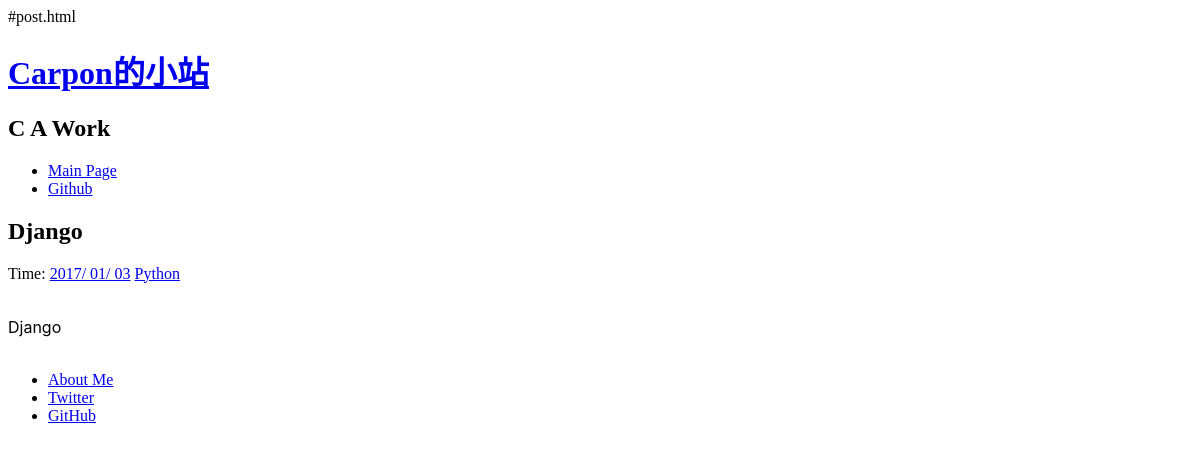
Before: /5/ with the older database file.
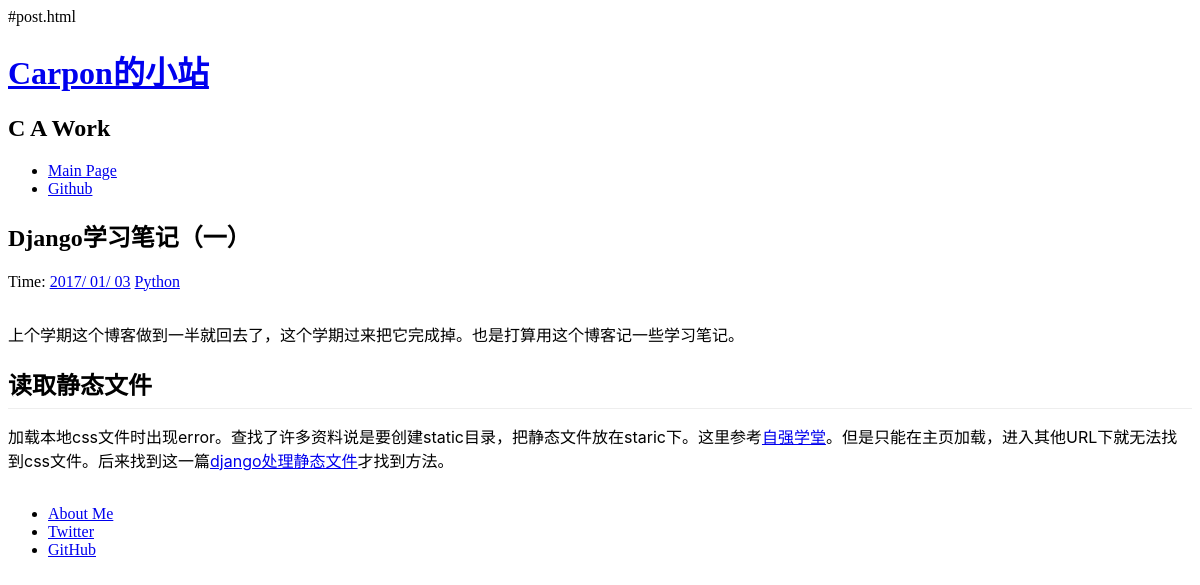
After: the same page with the newer database file.
### hello/models.py (models this page shows, shortened)
class Hello(models.Model):
    title = models.CharField(max_length = 100)
    category = models.CharField(max_length = 50,blank = True)
    date_time = models.DateTimeField(auto_now_add = True)
    content = models.TextField(blank = True,null = True)
    def get_absolute_url(self):
        path = reverse('detail',kwargs={'id':self.id})
        return "http://127.0.0.1:8000%s" % path
    class Meta:
        ordering = ['-date_time']

### hello/views.py (the view)
# urls.py: url(r'^(?P<id>\d+)/$',hello_views.detail,name='detail'),
def detail(request, id):
    try:
        post = Hello.objects.get(id=str(id))
    except Hello.DoesNotExist:
        raise Http404
    return render(request,'post.html',{'post':post})

### hello/templatetags/custom_markdown.py (called while the page is built)
@register.filter(is_safe=True)  #注册template filter
@stringfilter  #希望字符串作为参数
def custom_markdown(value):
    return mark_safe(markdown.markdown(value,
        extensions = ['markdown.extensions.fenced_code', 'markdown.extensions.codehilite'],
                                       safe_mode=True,
                                       enable_attributes=False))

### hello/templates/post.html (shortened to what this page needs)
{% extends "base.html" %}
{% load custom_markdown %}
{% block content %}
<div class="posts">
        <section class="post">
            <header class="post-header">
                <h2 class="post-title">{{ post.title }}</h2>
                    <p class="post-meta">
                        Time:  <a class="post-author" href="#">{{ post.date_time|date:'Y/ m/ d'}}</a> <a class="post-category post-category-js" href="#">{{ post.category }}</a>
                    </p>
            </header>
                <div class="markdown-body">
                    <p>
                        {{ post.content|custom_markdown }}
                    </p>
                </div>
        </section>
</div>
{% endblock %}

Changed rows visible on the page:
changed Hello "Python": title "Django" → "Django学习笔记（一）"; content|custom_markdown "Django" → "上个学期这个博客做到一半就回去了，这个学期过来把它完成掉。也是打算用这个博客记一些学习笔记。 读取静态文件 加载本地css文件时出现error。查找了许多资料说是要创建static目录，把静态文件放在staric下。这里参考 自强学堂 。但是只能在主页加载，进入其他URL下就无法找到css文件。后来找到这一篇 django处理静态文件 才找到方法。"
